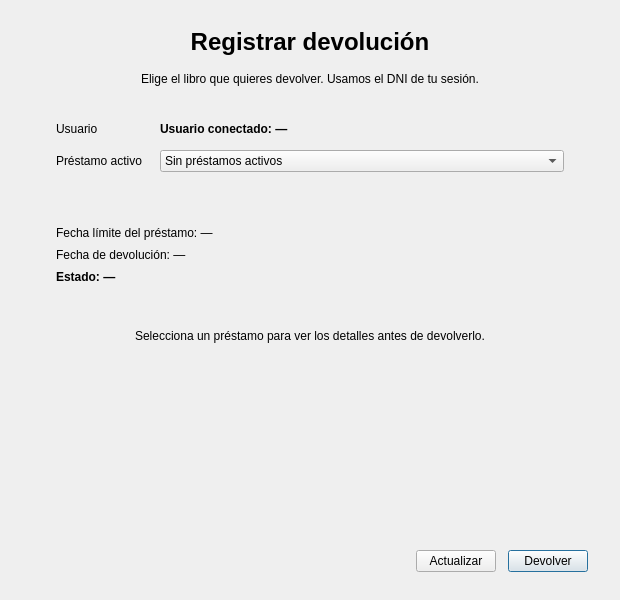
<?xml version="1.0" encoding="UTF-8"?>
<ui version="4.0">
 <class>VentanaDevolucion</class>
 <widget class="QWidget" name="VentanaDevolucion">
  <property name="geometry">
   <rect>
    <x>0</x>
    <y>0</y>
    <width>620</width>
    <height>600</height>
   </rect>
  </property>
  <property name="minimumSize">
   <size>
    <width>460</width>
    <height>560</height>
   </size>
  </property>
  <property name="maximumSize">
   <size>
    <width>640</width>
    <height>16777215</height>
   </size>
  </property>
  <property name="windowTitle">
   <string>Devolución</string>
  </property>
  <layout class="QVBoxLayout" name="layoutDevolucion">
   <property name="spacing">
    <number>16</number>
   </property>
   <property name="leftMargin">
    <number>32</number>
   </property>
   <property name="topMargin">
    <number>28</number>
   </property>
   <property name="rightMargin">
    <number>32</number>
   </property>
   <property name="bottomMargin">
    <number>28</number>
   </property>
   <item>
    <widget class="QLabel" name="tituloDevolucionLabel">
     <property name="font">
      <font>
       <pointsize>18</pointsize>
       <weight>75</weight>
       <bold>true</bold>
      </font>
     </property>
     <property name="text">
      <string>Registrar devolución</string>
     </property>
     <property name="alignment">
      <set>Qt::AlignCenter</set>
     </property>
    </widget>
   </item>
   <item>
    <widget class="QLabel" name="subtituloDevolucionLabel">
     <property name="text">
      <string>Elige el libro que quieres devolver. Usamos el DNI de tu sesión.</string>
     </property>
     <property name="alignment">
      <set>Qt::AlignCenter</set>
     </property>
     <property name="wordWrap">
      <bool>true</bool>
     </property>
    </widget>
   </item>
   <item>
    <widget class="QFrame" name="formularioFrame">
     <property name="card" stdset="0">
      <string>true</string>
     </property>
     <layout class="QFormLayout" name="formularioDevolucion">
      <property name="horizontalSpacing">
       <number>18</number>
      </property>
      <property name="verticalSpacing">
       <number>14</number>
      </property>
      <property name="leftMargin">
       <number>24</number>
      </property>
      <property name="topMargin">
       <number>20</number>
      </property>
      <property name="rightMargin">
       <number>24</number>
      </property>
      <property name="bottomMargin">
       <number>20</number>
      </property>
      <item row="0" column="0">
       <widget class="QLabel" name="usuarioEtiquetaLabel">
        <property name="text">
         <string>Usuario</string>
        </property>
       </widget>
      </item>
      <item row="0" column="1">
       <widget class="QLabel" name="usuarioLabel">
        <property name="font">
         <font>
          <weight>75</weight>
          <bold>true</bold>
         </font>
        </property>
        <property name="text">
         <string>Usuario conectado: —</string>
        </property>
        <property name="wordWrap">
         <bool>true</bool>
        </property>
       </widget>
      </item>
      <item row="1" column="0">
       <widget class="QLabel" name="prestamoEtiquetaLabel">
        <property name="text">
         <string>Préstamo activo</string>
        </property>
       </widget>
      </item>
      <item row="1" column="1">
       <widget class="QComboBox" name="prestamoComboBox">
        <item>
         <property name="text">
          <string>Sin préstamos activos</string>
         </property>
        </item>
       </widget>
      </item>
     </layout>
    </widget>
   </item>
   <item>
    <widget class="QFrame" name="detalleFrame">
     <property name="card" stdset="0">
      <string>true</string>
     </property>
     <layout class="QVBoxLayout" name="layoutDetalleDevolucion">
      <property name="spacing">
       <number>8</number>
      </property>
      <property name="leftMargin">
       <number>24</number>
      </property>
      <property name="topMargin">
       <number>18</number>
      </property>
      <property name="rightMargin">
       <number>24</number>
      </property>
      <property name="bottomMargin">
       <number>18</number>
      </property>
      <item>
       <widget class="QLabel" name="fechaLimiteLabel">
        <property name="text">
         <string>Fecha límite del préstamo: —</string>
        </property>
        <property name="wordWrap">
         <bool>true</bool>
        </property>
       </widget>
      </item>
      <item>
       <widget class="QLabel" name="fechaDevolucionLabel">
        <property name="text">
         <string>Fecha de devolución: —</string>
        </property>
        <property name="wordWrap">
         <bool>true</bool>
        </property>
       </widget>
      </item>
      <item>
       <widget class="QLabel" name="estadoPrestamoLabel">
        <property name="font">
         <font>
          <weight>75</weight>
          <bold>true</bold>
         </font>
        </property>
        <property name="text">
         <string>Estado: —</string>
        </property>
        <property name="wordWrap">
         <bool>true</bool>
        </property>
       </widget>
      </item>
     </layout>
    </widget>
   </item>
   <item>
    <widget class="QLabel" name="ayudaDevolucionLabel">
     <property name="minimumSize">
      <size>
       <width>0</width>
       <height>36</height>
      </size>
     </property>
     <property name="text">
      <string>Selecciona un préstamo para ver los detalles antes de devolverlo.</string>
     </property>
     <property name="alignment">
      <set>Qt::AlignCenter</set>
     </property>
     <property name="wordWrap">
      <bool>true</bool>
     </property>
    </widget>
   </item>
   <item>
    <spacer name="espacioDevolucion">
     <property name="orientation">
      <enum>Qt::Vertical</enum>
     </property>
     <property name="sizeType">
      <enum>QSizePolicy::Expanding</enum>
     </property>
     <property name="sizeHint" stdset="0">
      <size>
       <width>20</width>
       <height>10</height>
      </size>
     </property>
    </spacer>
   </item>
   <item>
    <layout class="QHBoxLayout" name="layoutBotonesDevolucion">
     <property name="spacing">
      <number>12</number>
     </property>
     <item>
      <spacer name="espacioBotonesDevolucion">
       <property name="orientation">
        <enum>Qt::Horizontal</enum>
       </property>
       <property name="sizeHint" stdset="0">
        <size>
         <width>40</width>
         <height>20</height>
        </size>
       </property>
      </spacer>
     </item>
     <item>
      <widget class="QPushButton" name="cancelarButton">
       <property name="text">
        <string>Actualizar</string>
       </property>
       <property name="rol" stdset="0">
        <string>secondary</string>
       </property>
      </widget>
     </item>
     <item>
      <widget class="QPushButton" name="devolverButton">
       <property name="text">
        <string>Devolver</string>
       </property>
       <property name="default">
        <bool>true</bool>
       </property>
       <property name="rol" stdset="0">
        <string>primary</string>
       </property>
      </widget>
     </item>
    </layout>
   </item>
  </layout>
 </widget>
 <resources/>
 <connections/>
</ui>
